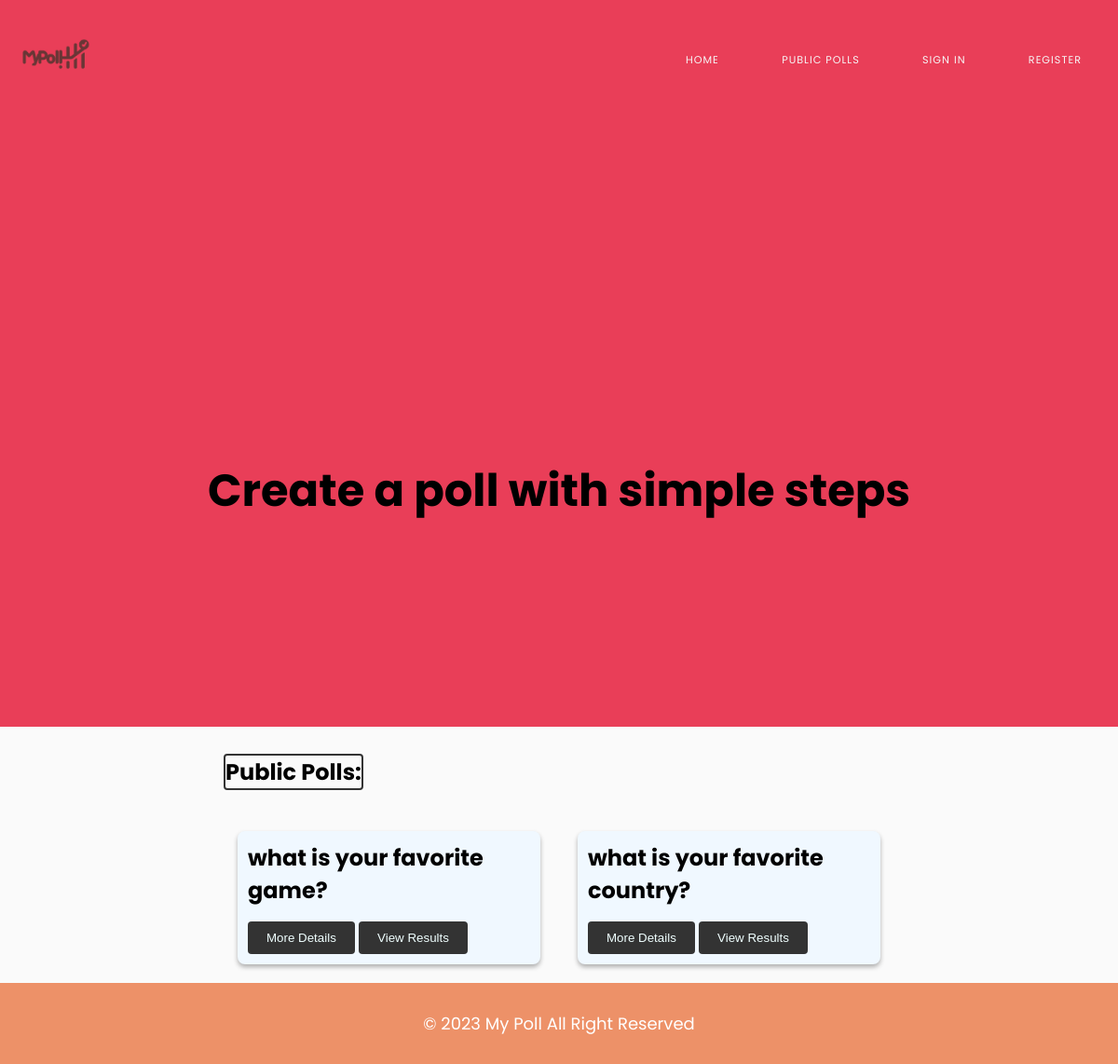
Before: / with the older database file.
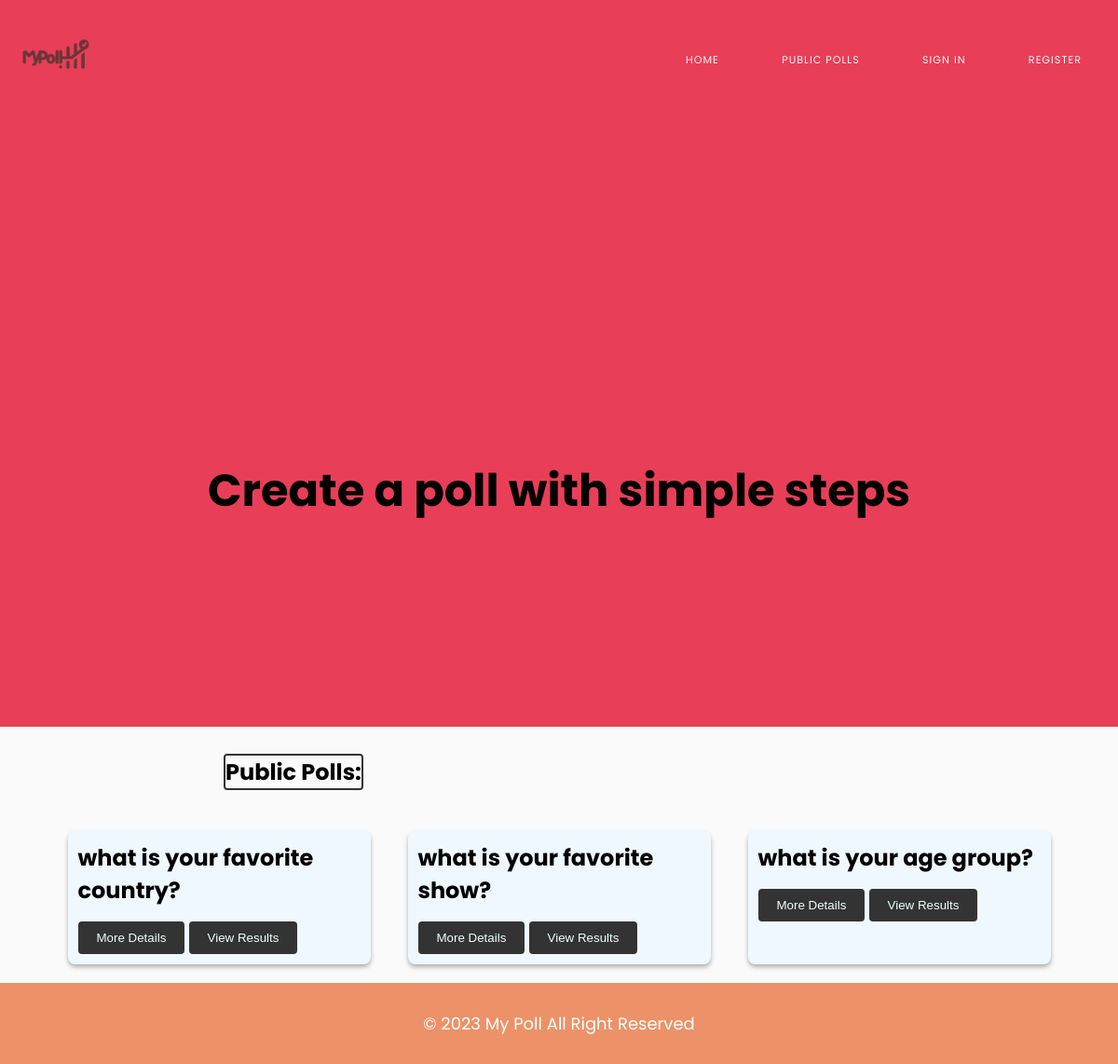
After: the same page with the newer database file.
### tables this page shows
CREATE TABLE `polls` (
  `qid` int(11) NOT NULL,
  `uid` int(11) NOT NULL,
  `question` text NOT NULL,
  `qdate` date NOT NULL,
  `status` tinyint(1) NOT NULL,
  `edate` date NOT NULL
);

### index.php (the view, shortened to what this page needs)
<?php
include "./init/header2.php"
?>
    <header>
        <div class="banner h-100">
       Create a poll with simple steps
    </div>
    </header>
    <main>
<br>
    <h1 class="title" style="margin-left:20%;margin-top:4px;"> Public Polls:</h1>
    <div class="card-container">
            <?php
            $sqlgetpoll = $db -> query("SELECT * FROM `polls` WHERE status='1' LIMIT 6");
								while ($getInfo = $sqlgetpoll -> fetch()){
                                    $question = $getInfo['question'];
                                    $qid =$getInfo['qid'];
            ?>
             <div class="poll-container">
            <div class="card">
            <div class="card-content">
                <h2>  <?php echo htmlspecialchars($question); ?> </h2>
                <a href="./vote.php?id=<?php echo $qid; ?>"><button class="btn">More Details</button></a>
                <a href="results.php?id=<?php echo $qid; ?>"><button class="btn">View Results</button></a>
                </div>
                </div>
            </div>
            <?php } ?>
        </div>
    </main>
    <?php
    include './init/footer.php'
    ?>

Changed rows visible on the page:
removed polls: question "what is your favorite game?"
added polls: question "what is your favorite show?"
added polls: question "what is your age group?"
